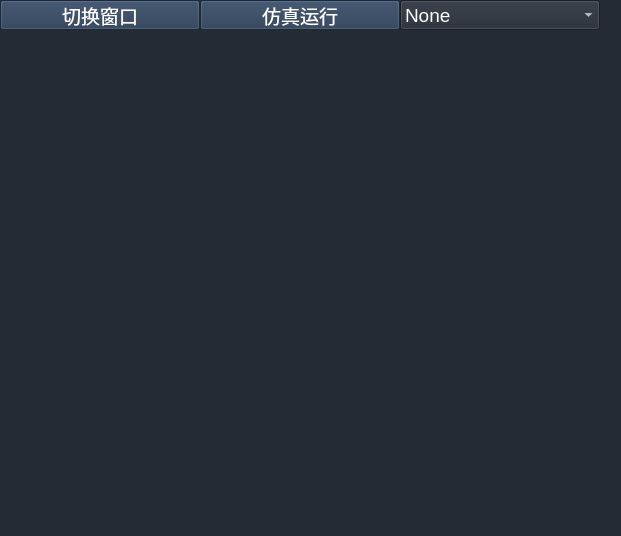
<?xml version="1.0" encoding="UTF-8"?>
<ui version="4.0">
 <class>FormInterface</class>
 <widget class="QWidget" name="FormInterface">
  <property name="geometry">
   <rect>
    <x>0</x>
    <y>0</y>
    <width>621</width>
    <height>536</height>
   </rect>
  </property>
  <property name="windowTitle">
   <string>Vision</string>
  </property>
  <property name="styleSheet">
   <string notr="true">QWidget
{
	background-color: rgb(36, 43, 53);
	color: rgb(255, 255, 255);
}
QLabel
{
	font: 14pt;
}
QPushButton
{
	font: 14pt;
	background-color: rgb(38, 56, 81);
}

QComboBox
{
	font: 14pt;
}

QSpinBox
{
	font: 14pt;
}
QGroupBox
{
	font: 14pt;
}</string>
  </property>
  <layout class="QGridLayout" name="gridLayout_2">
   <property name="leftMargin">
    <number>0</number>
   </property>
   <property name="topMargin">
    <number>0</number>
   </property>
   <property name="rightMargin">
    <number>0</number>
   </property>
   <property name="bottomMargin">
    <number>0</number>
   </property>
   <property name="horizontalSpacing">
    <number>0</number>
   </property>
   <property name="verticalSpacing">
    <number>5</number>
   </property>
   <item row="0" column="0">
    <widget class="QWidget" name="widget_2" native="true">
     <property name="minimumSize">
      <size>
       <width>0</width>
       <height>30</height>
      </size>
     </property>
     <property name="maximumSize">
      <size>
       <width>16777215</width>
       <height>30</height>
      </size>
     </property>
     <layout class="QGridLayout" name="gridLayout">
      <property name="leftMargin">
       <number>0</number>
      </property>
      <property name="topMargin">
       <number>0</number>
      </property>
      <property name="rightMargin">
       <number>0</number>
      </property>
      <property name="bottomMargin">
       <number>0</number>
      </property>
      <property name="horizontalSpacing">
       <number>0</number>
      </property>
      <property name="verticalSpacing">
       <number>12</number>
      </property>
      <item row="0" column="3">
       <spacer name="horizontalSpacer">
        <property name="orientation">
         <enum>Qt::Horizontal</enum>
        </property>
        <property name="sizeHint" stdset="0">
         <size>
          <width>40</width>
          <height>20</height>
         </size>
        </property>
       </spacer>
      </item>
      <item row="0" column="0">
       <widget class="QPushButton" name="pushButton_changeDisplay">
        <property name="minimumSize">
         <size>
          <width>200</width>
          <height>20</height>
         </size>
        </property>
        <property name="maximumSize">
         <size>
          <width>200</width>
          <height>16777215</height>
         </size>
        </property>
        <property name="text">
         <string>切换窗口</string>
        </property>
       </widget>
      </item>
      <item row="0" column="1">
       <widget class="QPushButton" name="pushButton_sim">
        <property name="minimumSize">
         <size>
          <width>200</width>
          <height>20</height>
         </size>
        </property>
        <property name="maximumSize">
         <size>
          <width>200</width>
          <height>16777215</height>
         </size>
        </property>
        <property name="text">
         <string>仿真运行</string>
        </property>
       </widget>
      </item>
      <item row="0" column="2">
       <widget class="QComboBox" name="comboBox">
        <property name="minimumSize">
         <size>
          <width>200</width>
          <height>0</height>
         </size>
        </property>
        <property name="maximumSize">
         <size>
          <width>200</width>
          <height>16777215</height>
         </size>
        </property>
        <item>
         <property name="text">
          <string>None</string>
         </property>
        </item>
        <item>
         <property name="text">
          <string>MainWindow</string>
         </property>
        </item>
        <item>
         <property name="text">
          <string>Form</string>
         </property>
        </item>
       </widget>
      </item>
     </layout>
    </widget>
   </item>
   <item row="1" column="0">
    <widget class="QWidget" name="widget" native="true"/>
   </item>
  </layout>
 </widget>
 <resources/>
 <connections/>
</ui>
